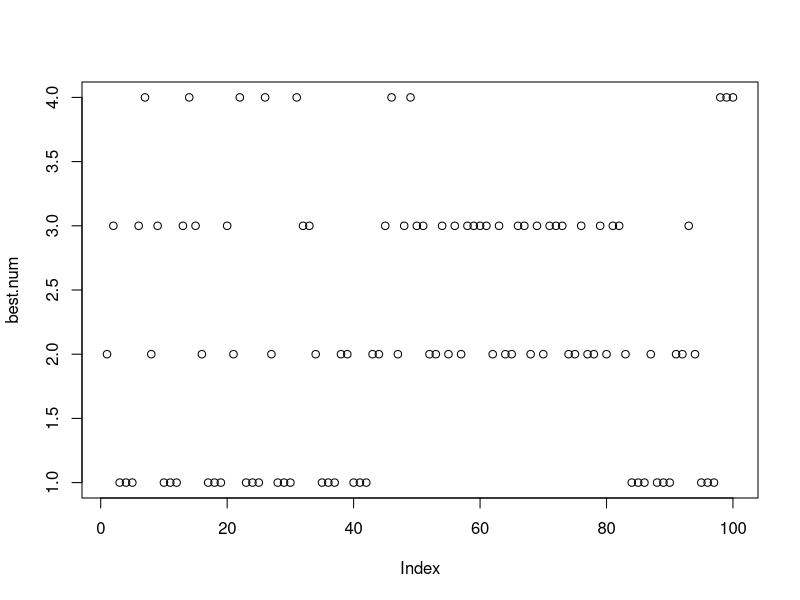
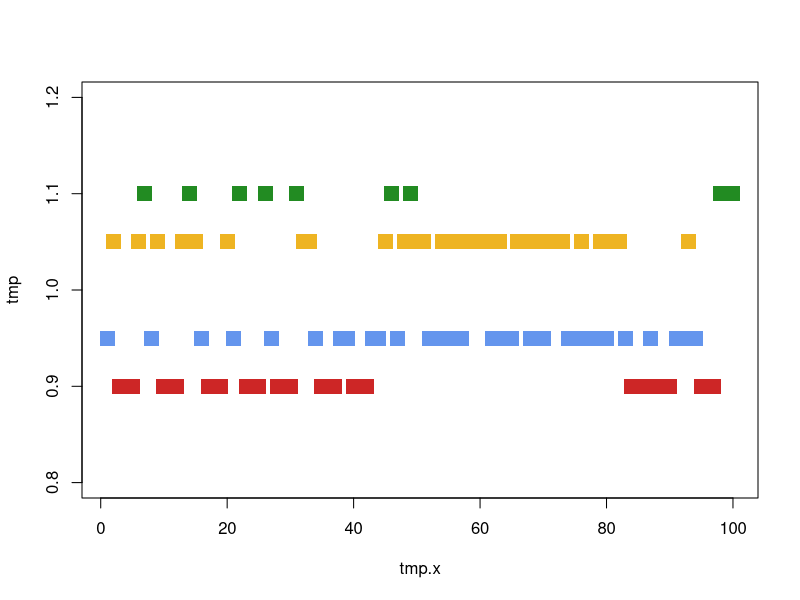

Source code (R) for these figures, in order:


#Generate sequence of practice with 
#Massed x2
#narrow spaced X2
#wide spaced X2
#10 items

#narrow = n.trials/4
#wide = double narrow

#So with 6 items per condition, e.g.,

items.per = 10
single=c();for(i in 1:(items.per)){single[i] = paste("S",i,sep="")}
massed=c();for(i in 1:(items.per)){massed[i] = paste("M",i,sep="")}
nspace=c();for(i in 1:(items.per)){nspace[i] = paste("N",i,sep="")}
wspace=c();for(i in 1:(items.per)){wspace[i] = paste("W",i,sep="")}

reps=2 #AFTER initial presentation
n.final.trials = (length(massed)*(reps+1)) + (length(wspace)*(reps+1)) + (length(nspace)*(reps+1)) + (length(single))
#Start by placing massed items randomly
#Then: Pick random spots for wide spacings that are far enough from end to work, place them
#Then narrow spacings

#In each case, pick spots from remaining open spots

#One solution: round(abs(which(vect==0)-current.idx))
#open=which(temp==0)
#current=x
#nearest=which.min(abs(which(temp==0)-current))
#place.item = open[nearest]

#Spacing intervals, with w=10, I think that means we roughly need 3*10+n.wide minimum trials

#value of seq.l matters. Because empty spotes get dropped eventually
#alternatively, should place items based on maintaining spacing?
#values of w.int and n.int also relevant to this 
seq.l=n.final.trials*1.2 #Just rule of thumb...
n.seq=1000
w.int=10
n.int=5

all.seq=matrix(nrow=n.final.trials,ncol=n.seq)


for(h in 1:n.seq){
#col1 = items in positions, col2 = filled or not (for use during selection)
sequence=matrix(nrow=seq.l,ncol=2)
sequence[,]=0

items=c(massed,wspace,nspace,single)#Go through in order, randomly choosing spots so it's fine

n.trials = dim(sequence)[1]
#can't half maximum spacing because then they must be introduced at start every time
stop=length(items)
for(i in 1:stop){
 
  if(substr((items[i]),1,1)=="M"){#Place massed items
    open=which(sequence[,2]==0) #Remaining spots
    
    if(length(which(open>(n.trials-2)))>0){
    open = open[-which(open>(n.trials-2))] #Can't use last trials for massed
    }
    
    open=open[which(diff(open,lag=1)==1 & diff(open,lag=2)==2)]
    
    choose.spot=sample(open)[1]
    sequence[c(choose.spot,choose.spot+1,choose.spot+2),1] = items[i]
    sequence[c(choose.spot,choose.spot+1,choose.spot+2),2] = 1
    
 #   print(length(which(sequence[,1]==items[i])))
  }
  
  if(substr((items[i]),1,1)=="W"){#Try to place wide items with maximum possible schedule given trial constraints
    open=which(as.numeric(sequence[,2])==0)
    
    if(length(which(open>(((reps+1)*w.int))))>0){
      open.start = open[-which(open>(n.trials-((reps)*w.int)))] #Can't use last trials for massed
    }
    
    choose.spot=sample(open.start)[1] #open.start differs from open in that first spot needs to be farther back from end
    for(j in 0:(reps)){
      current=choose.spot+(j*w.int)
      nearest=which.min(abs(open-current))
      place.item = open[nearest]
      sequence[place.item,1] = items[i]
      sequence[place.item,2] = 1
    }
    
#    print(length(which(sequence[,1]==items[i])))
  }
  
  if(substr((items[i]),1,1)=="N"){#Try to place wide items with narrower width schedule given trial constraints
    open=which(as.numeric(sequence[,2])==0)
    
    if(length(which(open>(((reps+1)*n.int))))>0){
      open.start = open[-which(open>(n.trials-((reps)*n.int)))] #Can't use last trials for massed
    }
    
    choose.spot=sample(open.start)[1]  #open.start differs from open in that first spot needs to be farther back from end
    for(j in 0:(reps)){
      current=choose.spot+(j*n.int)
      nearest=which.min(abs(open-current))
      place.item = open[nearest]
      sequence[place.item,1] = items[i]
      sequence[place.item,2] = 1
    }
    
  #  print(length(which(sequence[,1]==items[i])))
  }
  
  if(substr((items[i]),1,1)=="S"){
    open=which(as.numeric(sequence[,2])==0)
    
    choose.spot = sample(open)[1]
    sequence[choose.spot,1] = items[i]
    sequence[choose.spot,2] = 1
    
  }
  
  
}#end sequence loop

#remove filler
if(any(sequence[,1]=="0")){
tmp.seq = sequence[-which(sequence[,1]=="0"),1]
}

w.spacings = rep(NA,length(wspace))
for(i in 1:length(wspace)){
w.spacings[i] = mean(diff(which(tmp.seq==wspace[i])))
}

n.spacings = rep(NA,length(nspace))
for(i in 1:length(nspace)){
  n.spacings[i] = mean(diff(which(tmp.seq==nspace[i])))
}

m.spacings = rep(NA,length(massed)) #SHOULD ALL EQUAL 1
for(i in 1:length(massed)){
  m.spacings[i] = mean(diff(which(tmp.seq==massed[i])))
}

print(mean(w.spacings))
print(mean(n.spacings))
print(mean(m.spacings))

if(length(tmp.seq)==length(all.seq[,h])){ #If some error occurred, redo this iteration of loop
all.seq[,h] = tmp.seq
}else{
  print(paste("error on loop: ",h, ". Dropped sequence"))
}

}#end all.seq h loop

#IF ANY w.spacing or n.spacing have a 1 in them, drop that sequence
if(any(is.na(all.seq[1,]))){
clean.seq=all.seq[,-which(is.na(all.seq[1,]))]
}

seq.spacings=matrix(nrow=dim(clean.seq)[2],ncol=7)
for(i in 1:length(clean.seq[1,])){
  
  tmp.w=c()
  for(j in 1:length(wspace)){
    tmp.w[j] = mean(diff(which(clean.seq[,i]==wspace[j])))
  }
  seq.spacings[i,1] = mean(tmp.w)
  
  tmp.n=c()
  for(j in 1:length(nspace)){
      tmp.n[j] = mean(diff(which(clean.seq[,i]==nspace[j])))
  }
  
  seq.spacings[i,2] = mean(tmp.n)
  
  tmp.m = c()
  for(j in 1:length(massed)){
    tmp.m = mean(diff(which(clean.seq[,i]==massed[j])))
  }
  seq.spacings[i,3] = mean(tmp.m)
  
  
  seq.spacings[i,4] = length(which(which(substr(as.character(clean.seq[,i]),1,1)=="W")<(n.final.trials/2)))/((reps+1)*length(wspace))
  seq.spacings[i,5] = length(which(which(substr(as.character(clean.seq[,i]),1,1)=="N")<(n.final.trials/2)))/((reps+1)*length(nspace))
  seq.spacings[i,6] = length(which(which(substr(as.character(clean.seq[,i]),1,1)=="M")<(n.final.trials/2)))/((reps+1)*length(massed))
  seq.spacings[i,7] = length(which(which(substr(as.character(clean.seq[,i]),1,1)=="S")<(n.final.trials/2)))/((1)*length(single))
  
}

score=abs(seq.spacings[,1]-w.int) + abs(seq.spacings[,2]-n.int) + abs(rowSums(seq.spacings[,4:7])-2) #last part here is penalizing for nonequal distribution across first and second half of session
if(any(seq.spacings[,3]>1)){
  print("possible error, spacing in massed condition")
  score[which(seq.spacings[,3]>1)] = max(score)*10 #to ensure won't be picked
}

best.sequence = clean.seq[,which.min(score)]
avg.w = seq.spacings[which.min(score),1]
avg.n = seq.spacings[which.min(score),2]

final.test=c()
tmp.w=c();tmp.n=c();tmp.m=c()
for(j in 1:length(wspace)){
  tmp.w[j] = mean(diff(which(best.sequence==wspace[j])))
}
mean(tmp.w)
for(j in 1:length(wspace)){
  tmp.n[j] = mean(diff(which(best.sequence==nspace[j])))
}
mean(tmp.n)
for(j in 1:length(massed)){
  tmp.m[j] = mean(diff(which(best.sequence==massed[j])))
}
mean(tmp.m)

cat(paste("Best generated sequence according to wide spacing = ",w.int," and narrow =",n.int,"\nMean wide spacing: ",avg.w,"\nMean narrow spacing: ",avg.n))
cat(paste(" ",length(single),"items in single,massed,narrow space, and wide space.","\n ","3 exposures in all but single"))

print(best.sequence)
best.num=rep(0,length(best.sequence))
best.num[which(substr(best.sequence,1,1)=="M")] = 1
best.num[which(substr(best.sequence,1,1)=="W")] = 2
best.num[which(substr(best.sequence,1,1)=="N")] = 3
best.num[which(substr(best.sequence,1,1)=="S")] = 4

plot(best.num)

tmp.x=c(1:length(best.sequence))
tmp=rep(1,length(best.sequence))
plot(tmp.x,tmp,pch=15,lwd=15,cex=2,ylim=c(.8,1.2),col="white")
points(tmp.x[which(best.num==1)],tmp[which(best.num==1)]-.1,col="firebrick3",pch=15,lwd=15,cex=2)
points(tmp.x[which(best.num==2)],tmp[which(best.num==2)]-.05,col="cornflowerblue",pch=15,lwd=15,cex=2)
points(tmp.x[which(best.num==3)],tmp[which(best.num==3)]+.05,col="goldenrod2",pch=15,lwd=15,cex=2)
points(tmp.x[which(best.num==4)],tmp[which(best.num==4)]+.1,col="forestgreen",pch=15,lwd=15,cex=2)
